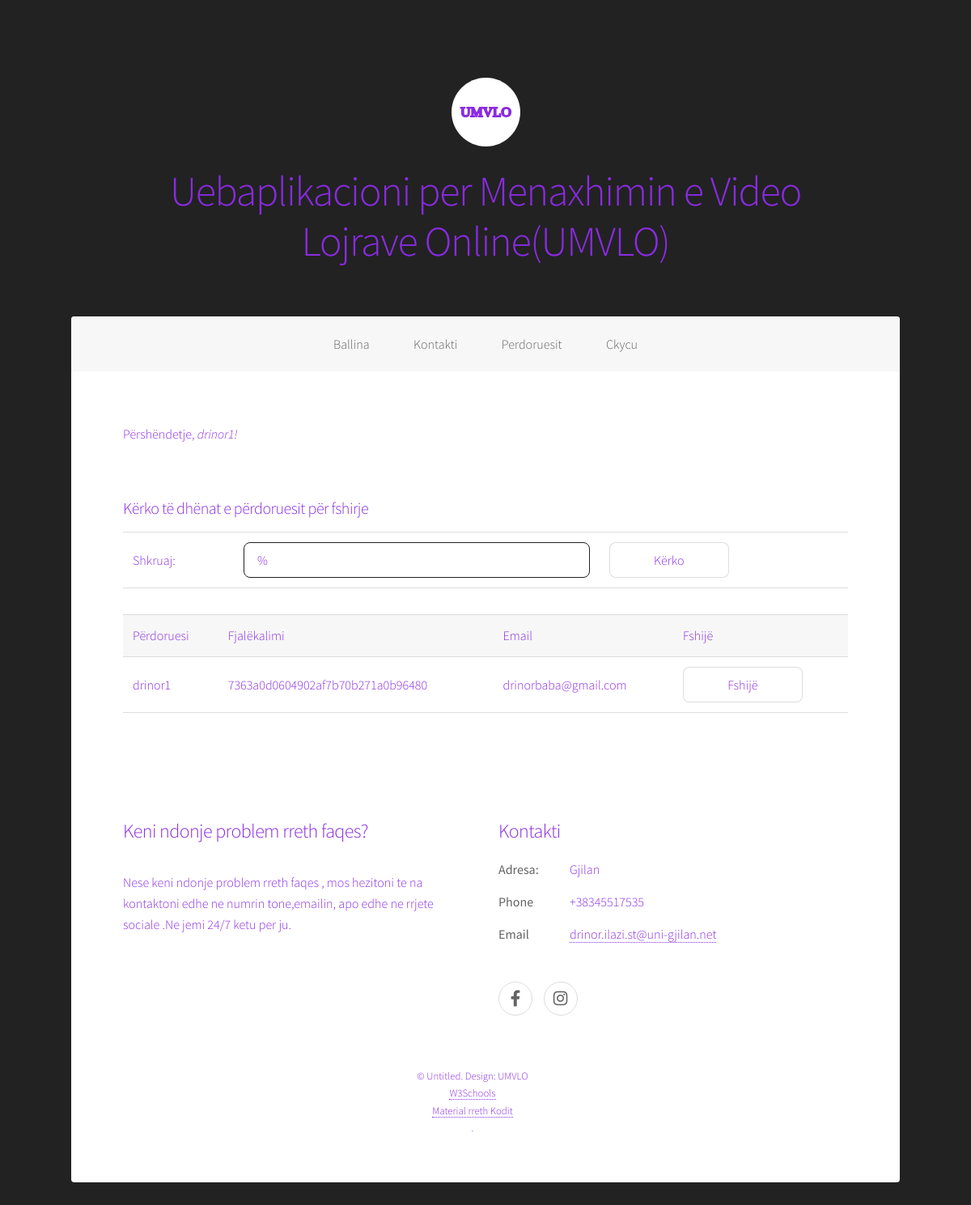
Page /ModuliAdministratorit/fshije_perdorues.php?term=drinor1 (signed in) on the committed database.
### tables this page shows
CREATE TABLE `umvlo_tedhenat` (
  `ID_Dhenat` int(11) NOT NULL,
  `Titulli` varchar(222) NOT NULL,
  `Pershkrimi` varchar(1000) NOT NULL,
  `Dosja` mediumblob NOT NULL,
  `PamjaFaqes` varchar(255) NOT NULL
);

CREATE TABLE `umvlo_perdoruesi` (
  `pid` int(11) NOT NULL,
  `perdoruesi` varchar(111) NOT NULL,
  `password` varchar(222) NOT NULL,
  `email` varchar(222) NOT NULL
);

### ModuliAdministratorit/kontrolla.php (called while the page is built, shortened)
<?php
include('konfigurimi.php');
$user_check=$_SESSION['perdoruesi'];
$ses_sql = mysqli_query($conn,"SELECT perdoruesi FROM umvlo_perdoruesi WHERE perdoruesi='$user_check' ");
$row=mysqli_fetch_array($ses_sql,MYSQLI_ASSOC);
$login_user=$row['perdoruesi'];
?>

### ModuliAdministratorit/fshije_perdorues.php (the view, shortened to what this page needs)
<?php
	include("kontrolla.php");
?>
<?php
include_once("konfigurimi.php");
?>
<!DOCTYPE HTML>
<html>
	<head>
		<link rel="stylesheet" href="assets/css/main.css" />
	</head>
	<body class="is-preload">
			<div id="wrapper">
<header id="header" class="alt">
						<?php include_once("koka.php"); ?>
</header>
				<nav id="nav">
					<?php include_once("meny.php"); ?>
                  </nav>
					<div id="main">
					<section id="intro" class="main">
								<div class="spotlight">
				<p style="text-align:right;">Përshëndetje, <em><?php  echo $login_user;?>!</em></p>
					</div>
	<div class="table-wrapper">
	<form action="" method="post">
	<table>
	<tr>
	<h3>Kërko të dhënat e përdoruesit për fshirje</h3>
	</tr>
	<tr>
	<td>
	Shkruaj:
	</td>
	<td>
	<input type="text" name="term" placeholder="Përdoruesin ose Email-in" value="%"/>
</td>
<td> <input type="submit" value="Kërko" /></td>
</tr>
</table>
</div>
	<div class="table-wrapper">
<table width='80%' border=0>
	<div class="table-wrapper">
	<tr bgcolor='#222222'>
		<td>Përdoruesi</td>
		<td>Fjalëkalimi</td>
		<td>Email</td>
		<td>Fshijë</td>
	</tr>
<?php
if (!empty($_REQUEST['term'])) {
$term = mysqli_real_escape_string
($conn,$_REQUEST['term']);
$sql = mysqli_query($conn,
"SELECT * FROM umvlo_perdoruesi
WHERE perdoruesi LIKE '%".$term."%'
OR  email LIKE '%".$term."%'");
while($row = mysqli_fetch_array($sql)) {
		echo "<tr>";
		echo "<td>".$row['perdoruesi']."</td>";
		echo "<td>".$row['password']."</td>";
		echo "<td>".$row['email']."</td>";
		echo "<td><a href=\"fshije.php?pid=$row[pid]\" onClick=\"return confirm('A jeni te sigurt se deshironi te fshini perdoruesin?')\" class='button'>Fshijë</a>
		</td></tr>";
	}
}
?>
</div>
	</table>
			</div>
			</section>
			<?php include_once("kemba.php")?>
			</div>
          </div>
	</body>
</html>

### ModuliAdministratorit/koka.php (shortened to what this page needs)
		<?php
          $result = mysqli_query($conn, "SELECT * FROM umvlo_tedhenat WHERE PamjaFaqes='KokaAdm'");
          while ($row = mysqli_fetch_assoc($result)) {
            extract($row);
          ?>
	<?php echo $Titulli ?>
	<h1><?php echo $Pershkrimi ?></h1>
<?php } ?>

### ModuliAdministratorit/meny.php (shortened to what this page needs)
		<?php
         $result = mysqli_query($conn, "SELECT * FROM umvlo_tedhenat WHERE PamjaFaqes='MenyAdm'");
         while ($row = mysqli_fetch_assoc($result)) {
           extract($row);
  	 echo $Pershkrimi;
}
         ?>

### ModuliAdministratorit/kemba.php (shortened to what this page needs)
<footer id="footer">
					<?php
            $result = mysqli_query($conn, "SELECT * FROM umvlo_tedhenat WHERE PamjaFaqes='Kemba_Pyt'");
            while ($row = mysqli_fetch_assoc($result)) {
              extract($row);
            ?>
						<section>
							<h2><?php echo $Titulli ?></h2>
							<p><?php echo $Pershkrimi; ?></p>
						</section>
			<?php } ?>
									<?php
            $result = mysqli_query($conn, "SELECT * FROM umvlo_tedhenat WHERE PamjaFaqes='Kemba_Linqe'");
            while ($row = mysqli_fetch_assoc($result)) {
              extract($row);
            ?>
						<section>
							<h2><?php echo $Titulli ?></h2>
							<?php echo $Pershkrimi; ?>
						</section>
			<?php } ?>
			<?php
            $result = mysqli_query($conn, "SELECT * FROM umvlo_tedhenat WHERE PamjaFaqes='Kemba_Drejtat'");
            while ($row = mysqli_fetch_assoc($result)) {
              extract($row);
            ?>
							<?php echo $Pershkrimi; ?>
			<?php } ?>
			</footer>

### rows in the picture
umvlo_tedhenat: Titulli (picture), Pershkrimi "Uebaplikacioni per Menaxhimin e Video Lojrave Online(UMVLO)"
umvlo_tedhenat: Pershkrimi "Ballina Kontakti Perdoruesit Ckycu"
umvlo_perdoruesi: perdoruesi "drinor1", password "7363a0d0604902af7b70b271a0b96480", email "drinorbaba@gmail.com"
umvlo_tedhenat: Titulli "Keni ndonje problem rreth faqes?", Pershkrimi "Nese keni ndonje problem rreth faqes , mos hezitoni te na kontaktoni edhe ne numrin tone,emailin, apo edhe ne rrjete sociale .Ne jemi 24/7 ketu per ju."
umvlo_tedhenat: Titulli "Kontakti", Pershkrimi "Adresa: Gjilan Phone +38345517535 Email drinor.ilazi.st@uni-gjilan.net"
umvlo_tedhenat: Pershkrimi "© Untitled. Design: UMVLO W3Schools Material rreth Kodit ."
